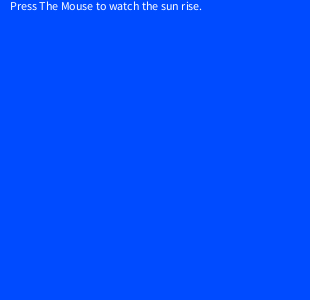
Frame 1 (no input)
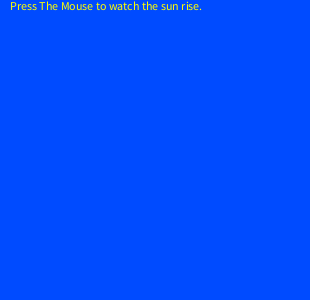
Frame 60 (the mouse pressed at the canvas centre just before this capture)
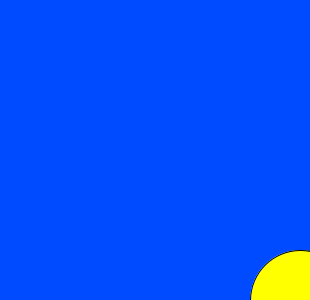
Frame 120 (the mouse held since frame 60 and released just before this capture)

The Processing sketch that drew these frames (run headless with seeded random() and noise(); from frame 60 on, the mouse is pressed at the canvas centre):

// Processing sketch: processing_136577
// ── processing_136577.pde

int myState = 0 ;


void setup() {
  size(310, 300) ;
}

void draw() {
  background(0, 75, 255) ;
  switch(myState) {
  case 0:
  //The State is 0
  text("Press The Mouse to watch the sun rise.", 10, 10) ;
  fill(255, 255, 0) ;
  break ;
  
  case 1:
  //State is 1
  ellipse(300, 300, 100, 100) ;
  break ;
  
  case 2:
  //State 2
  ellipse(290, 290, 100, 100) ;
  break ;
  
  case 3:
 
  ellipse(280, 280, 100, 100) ;
  break ;
  
  case 4:
 
  ellipse(270, 270, 100, 100) ;
  break ;
  
  case 5:
 
  ellipse(260, 260, 100, 100) ;
  break ;
  
  case 6:
 
  ellipse(250, 250, 100, 100) ;
  break ;
  
  case 7:
 
  ellipse(250, 240, 100, 100) ;
  break ;
  
   case 8:
 
  ellipse(250, 230, 100, 100) ;
  break ;
  
   case 9:
 
  ellipse(250, 220, 100, 100) ;
  break ;
  
   case 10:
 
  ellipse(250, 210, 100, 100) ;
  break ;
  
   case 11:
 
  ellipse(250, 200, 100, 100) ;
  break ;
  
   case 12:
 
  ellipse(250, 190, 100, 100) ;
  break ;
  
  case 13:
 
  ellipse(250, 180, 100, 100) ;
  break ;
  
  case 14:
 
  ellipse(250, 170, 100, 100) ;
  break ;
  
  case 15:
 
  ellipse(250, 160, 100, 100) ;
  break ;
  
  case 16:
 
  ellipse(250, 150, 100, 100) ;
  break ;
  
  case 17:
 
  ellipse(250, 140, 100, 100) ;
  break ;
  
  case 18:
 
  ellipse(250, 130, 100, 100) ;
  break ;
  
  case 19:
 
  ellipse(250, 120, 100, 100) ;
  break ;
  
  case 20:
 
  ellipse(250, 110, 100, 100) ;
  break ;
  
  case 21:
 
  ellipse(250, 100, 100, 100) ;
  break ;
  
  case 22:
 
  ellipse(250, 90, 100, 100) ;
  break ;
  
  case 23:
 
  ellipse(250, 80, 100, 100) ;
  break ;
  
  case 24:
 
  ellipse(250, 70, 100, 100) ;
  break ;
  
  case 25:
 
  ellipse(250, 60, 100, 100) ;
  break ;
  
  case 26:
 text("Goode Morning Everyone!", 50, 10) ;
  ellipse(250, 60, 100, 100) ;
  break ;
  }
}

void mousePressed() {
  myState = myState + 1 ;
  if (myState > 26) {
    myState = 0 ;
}
}
